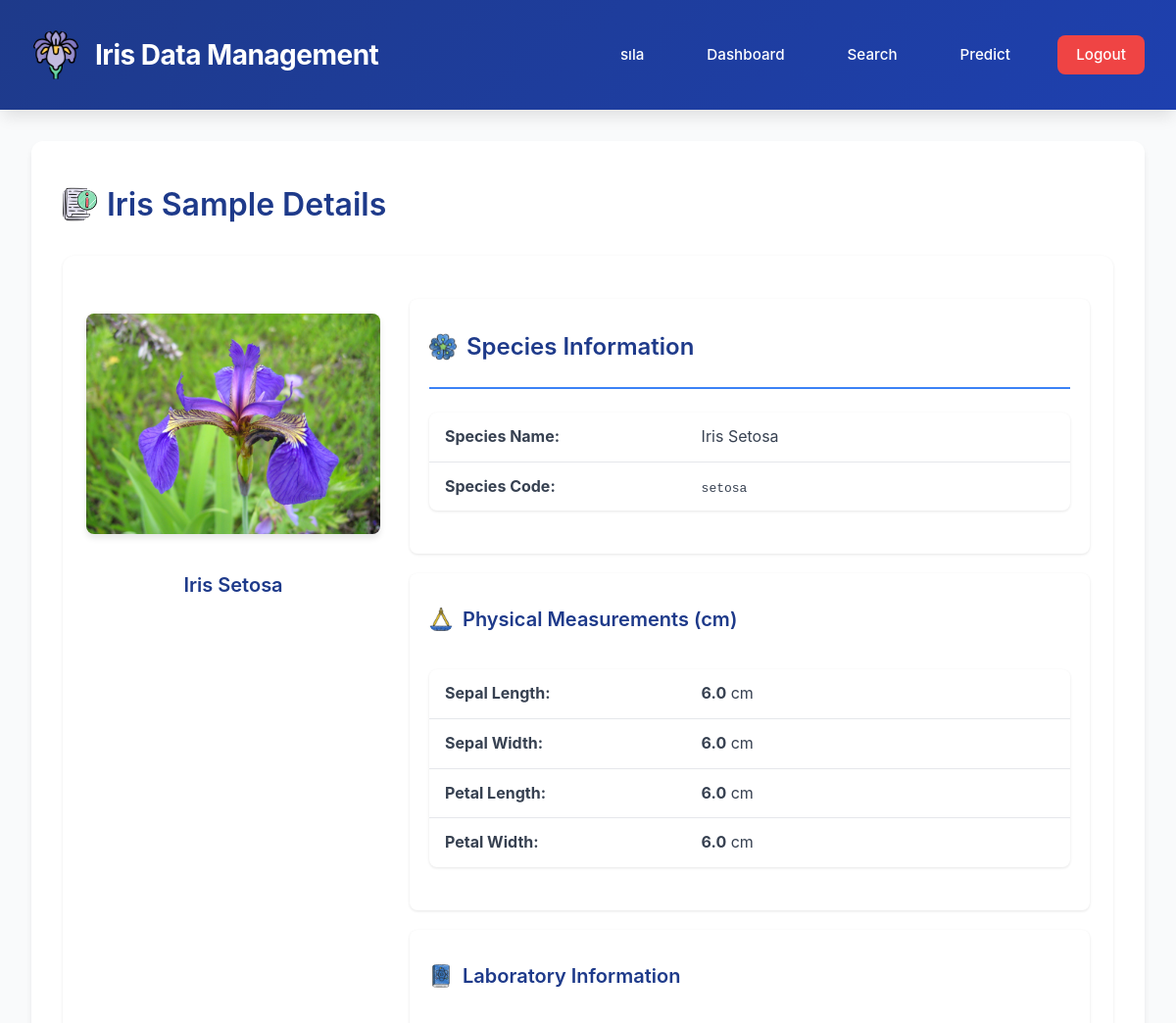
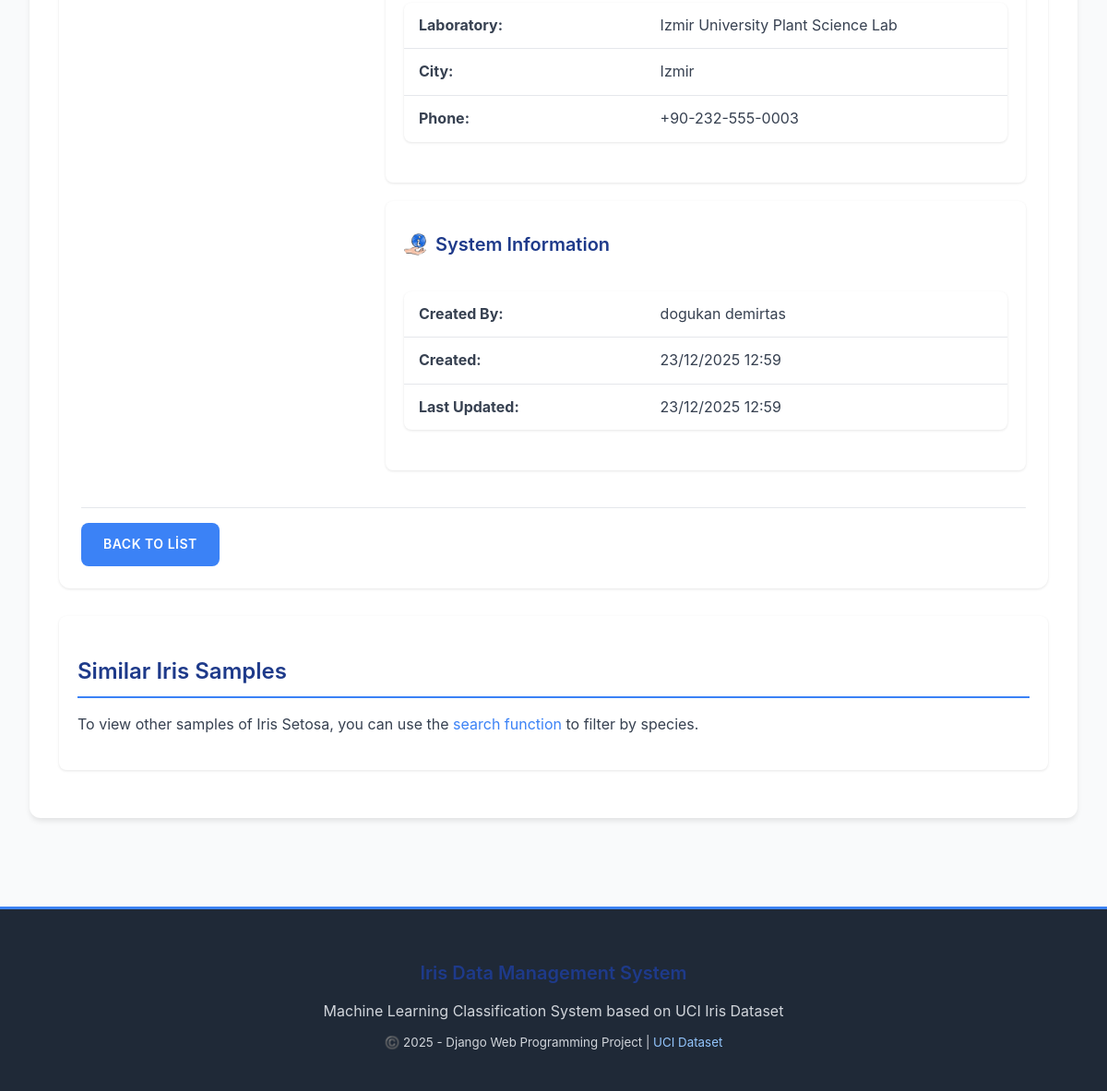
Page /iris/6/ (signed in) on the committed database (2 pictures, top to bottom).
### iris_app/models.py (models this page shows, shortened)
class IrisPlant(models.Model):
    SPECIES_CHOICES = [
        ('setosa', 'Iris Setosa'),
        ('versicolor', 'Iris Versicolor'),
        ('virginica', 'Iris Virginica'),
    ]
    sepal_length = models.FloatField(
        verbose_name="Sepal Length (cm)",
        validators=[MinValueValidator(0.0)],
        help_text="Length of the sepal (in cm)"
    )
    sepal_width = models.FloatField(
        verbose_name="Sepal Width (cm)",
        validators=[MinValueValidator(0.0)],
        help_text="Width of the sepal (in cm)"
    )
    petal_length = models.FloatField(
        verbose_name="Petal Length (cm)",
        validators=[MinValueValidator(0.0)],
        help_text="Length of the petal (in cm)"
    )
    petal_width = models.FloatField(
        verbose_name="Petal Width (cm)",
        validators=[MinValueValidator(0.0)],
        help_text="Width of the petal (in cm)"
    )
    species = models.CharField(
        max_length=50,
        choices=SPECIES_CHOICES,
        verbose_name="Species",
        help_text="Iris plant species (setosa, versicolor or virginica)"
    )
    lab = models.ForeignKey(
        Laboratory,
        on_delete=models.SET_NULL,
        null=True,
        blank=True,
        verbose_name="Laboratory",
        related_name='iris_plants',
        help_text="Source laboratory of this sample"
    )
    created_by = models.ForeignKey(
        User,
        on_delete=models.CASCADE,
        verbose_name="Created By",
        related_name='iris_plants',
        help_text="User who created this record"
    )
    created_at = models.DateTimeField(
        auto_now_add=True,
        verbose_name="Created At"
    )
    updated_at = models.DateTimeField(
        auto_now=True,
        verbose_name="Updated At"
    )
    class Meta:
        ordering = ['-created_at']
        verbose_name = 'Iris Sample'
        verbose_name_plural = 'Iris Samples'
        indexes = [
            models.Index(fields=['species']),
            models.Index(fields=['created_at']),
            models.Index(fields=['created_by']),
        ]

class Laboratory(models.Model):
    name = models.CharField(
        max_length=100,
        verbose_name="Laboratory Name",
        unique=True
    )
    city = models.CharField(
        max_length=50,
        verbose_name="City"
    )
    description = models.TextField(
        blank=True,
        null=True,
        verbose_name="Description"
    )
    phone = models.CharField(
        max_length=20,
        blank=True,
        null=True,
        verbose_name="Phone"
    )
    email = models.EmailField(
        blank=True,
        null=True,
        verbose_name="Email"
    )
    country = models.CharField(
        max_length=50,
        default="Turkey",
        verbose_name="Country"
    )
    established_year = models.IntegerField(
        blank=True,
        null=True,
        verbose_name="Established Year"
    )
    created_at = models.DateTimeField(auto_now_add=True, verbose_name="Created At")
    updated_at = models.DateTimeField(auto_now=True, verbose_name="Updated At")
    class Meta:
        ordering = ['name']
        verbose_name = 'Laboratory'
        verbose_name_plural = 'Laboratories'
        indexes = [
            models.Index(fields=['name']),
            models.Index(fields=['city']),
        ]

### iris_app/views.py (the view)
# urls.py: path('iris/<int:pk>/', views.iris_detail, name='iris_detail'),
@login_required(login_url='login')
def iris_detail(request, pk):
    plant = get_object_or_404(IrisPlant, pk=pk)
    is_editor = is_editor_check(request.user)
    context = {
        'plant': plant,
        'can_edit': is_editor and (plant.created_by == request.user or request.user.is_superuser)
    }
    return render(request, 'iris_app/iris_detail.html', context)

### iris_app/views.py (called while the page is built)
def is_editor_check(user):
    return user.is_superuser or user.groups.filter(name='Editor').exists()

### iris_app/templates/iris_app/iris_detail.html (shortened to what this page needs)
{% extends 'iris_app/base.html' %}
{% load static %}
{% block content %}
<div style="display: flex; justify-content: space-between; align-items: center; margin-bottom: 20px;">
    <h1 style="display: flex; align-items: center; gap: 10px; margin: 0;">
    <img src="{% static 'images/detail.png' %}" alt="Detail Icon" style="width: 35px; height: 35px;" onerror="this.style.display='none'">
    Iris Sample Details
</h1>
</div>
<div class="card">
    <div class="card-body">
        <div style="display: grid; grid-template-columns: 300px 1fr; gap: 30px; margin: 20px 0;">
            <div style="text-align: center;">
                {% if plant.species == 'setosa' %}
                    <img src="{% static 'images/setosa.jpg' %}" alt="Iris Setosa - Small purple flower with short petals" style="width: 100%; border-radius: 8px; box-shadow: 0 4px 6px rgba(0, 0, 0, 0.1);">
                {% elif plant.species == 'versicolor' %}
                    <img src="{% static 'images/versicolor.jpeg' %}" alt="Iris Versicolor - Medium purple flower with medium petals" style="width: 100%; border-radius: 8px; box-shadow: 0 4px 6px rgba(0, 0, 0, 0.1);">
                {% else %}
                    <img src="{% static 'images/virginia.jpeg' %}" alt="Iris Virginica - Large purple flower with long petals" style="width: 100%; border-radius: 8px; box-shadow: 0 4px 6px rgba(0, 0, 0, 0.1);">
                {% endif %}
                <h3 style="margin-top: 1rem;">{{ plant.get_species_display }}</h3>
            </div>
            <div>
                <div class="div-section">
                    <h2 style="display: flex; align-items: center; gap: 10px; margin-top: 0;">
    <img src="{% static 'images/flower.png' %}" alt="Species Icon" style="width: 28px; height: 28px;" onerror="this.style.display='none'">
    Species Information
</h2>
                    <table>
                        <tr>
                            <td style="font-weight: bold; width: 40%;">Species Name:</td>
                            <td>{{ plant.get_species_display }}</td>
                        </tr>
                        <tr>
                            <td style="font-weight: bold;">Species Code:</td>
                            <td><code>{{ plant.species }}</code></td>
                        </tr>
                    </table>
                </div>
                <div class="div-section">
                    <h3 style="display: flex; align-items: center; gap: 10px; margin-top: 0;">
                        <img src="{% static 'images/measuring-device.png' %}" alt="Idea Icon" style="width: 24px; height: 24px;" onerror="this.style.display='none'">
                        Physical Measurements (cm)
                    </h3>
                    <table>
                        <tr>
                            <td style="font-weight: bold; width: 40%;">Sepal Length:</td>
                            <td><strong>{{ plant.sepal_length }}</strong> cm</td>
                        </tr>
                        <tr>
                            <td style="font-weight: bold;">Sepal Width:</td>
                            <td><strong>{{ plant.sepal_width }}</strong> cm</td>
                        </tr>
                        <tr>
                            <td style="font-weight: bold;">Petal Length:</td>
                            <td><strong>{{ plant.petal_length }}</strong> cm</td>
                        </tr>
                        <tr>
                            <td style="font-weight: bold;">Petal Width:</td>
                            <td><strong>{{ plant.petal_width }}</strong> cm</td>
                        </tr>
                    </table>
                </div>
                <div class="div-section">
                    <h3 style="display: flex; align-items: center; gap: 10px; margin-top: 0;">
                    <img src="{% static 'images/science-book.png' %}" alt="Science Icon" style="width: 24px; height: 24px;" onerror="this.style.display='none'">
                    Laboratory Information
                </h3>
                    {% if plant.lab %}
                        <table>
                            <tr>
                                <td style="font-weight: bold; width: 40%;">Laboratory:</td>
                                <td>{{ plant.lab.name }}</td>
                            </tr>
                            <tr>
                                <td style="font-weight: bold;">City:</td>
                                <td>{{ plant.lab.city }}</td>
                            </tr>
                            <tr>
                                <td style="font-weight: bold;">Phone:</td>
                                <td>{{ plant.lab.phone|default:"N/A" }}</td>
                            </tr>
                        </table>
                    {% else %}
                        <p style="color: #999;">Laboratory information not available.</p>
                    {% endif %}
                </div>
                <div class="div-section">
                    <h3 style="display: flex; align-items: center; gap: 10px; margin-top: 0;">
                    <img src="{% static 'images/information.png' %}" alt="Idea Icon" style="width: 24px; height: 24px;" onerror="this.style.display='none'">
                    System Information
                </h3>
                    <table>
                        <tr>
                            <td style="font-weight: bold; width: 40%;">Created By:</td>
                            <td>{{ plant.created_by.get_full_name|default:plant.created_by.username }}</td>
                        </tr>
                        <tr>
                            <td style="font-weight: bold;">Created:</td>
                            <td>{{ plant.created_at|date:"d/m/Y H:i" }}</td>
                        </tr>
                        <tr>
                            <td style="font-weight: bold;">Last Updated:</td>
                            <td>{{ plant.updated_at|date:"d/m/Y H:i" }}</td>
                        </tr>
                    </table>
                </div>
            </div>
        </div>
    </div>
    <div class="card-footer">
        <a href="{% url 'iris_list' %}" class="btn"> Back to List</a>
    </div>
</div>
<div class="div-section" style="margin-top: 30px;">
    <h2>Similar Iris Samples</h2>
    <p>To view other samples of {{ plant.get_species_display }}, you can use the <a href="{% url 'iris_search' %}?species={{ plant.species }}">search function</a> to filter by species.</p>
</div>
{% endblock %}

### iris_app/templates/iris_app/base.html (shortened to what this page needs)
{% load static %}
<!DOCTYPE html>
<html lang="tr">
<head>
    <link rel="stylesheet" href="{% static 'css/style.css' %}">
</head>
<body>
<header>
    <div class="container">
        <div style="display: flex; align-items: center; gap: 15px;">
            <img src="{% static 'images/iris-flower.png' %}"
                 alt="Iris Logo"
                 style="width: 50px; height: 50px; border-radius: 50%;">
            <h1>Iris Data Management</h1>
        </div>
        <nav>
            {% if user.is_authenticated %}
                <span>{{ user.first_name|default:user.username }}</span>
                <a href="{% url 'iris_list' %}">Dashboard</a>
                <a href="{% url 'iris_search' %}">Search</a>
                <a href="{% url 'iris_predict' %}">Predict</a>
                <a href="{% url 'logout' %}" class="logout-btn">Logout</a>
            {% else %}
                <a href="{% url 'login' %}">Sign In</a>
                <a href="{% url 'register' %}">Sign Up</a>
            {% endif %}
        </nav>
    </div>
</header>
<div class="main-content">
    <div class="container">
        <div class="main-container">
            {% block content %}{% endblock %}
        </div>
    </div>
</div>
<footer>
    <h3>Iris Data Management System</h3>
    <p>Machine Learning Classification System based on UCI Iris Dataset</p>
    <p><small>©️ 2025 - Django Web Programming Project | <a href="https://archive.ics.uci.edu/ml/datasets/iris" target="_blank">UCI Dataset</a></small></p>
</footer>
</body>
</html>

### iris_app/static/css/style.css (style rules this page uses)
* { margin: 0; padding: 0; box-sizing: border-box; }
:root { --primary-color: #2c3e50; --secondary-color: #3498db; --success-color: #27ae60; --danger-color: #e74c3c; --warning-color: #f39c12; --info-color: #16a085; --light-bg: #ecf0f1; --dark-text: #2c3e50; --border-color: #bdc3c7; --shadow: 0 2px 8px rgba(0, 0, 0, 0.1); --shadow-lg: 0 4px 16px rgba(0, 0, 0, 0.15); }
html { scroll-behavior: smooth; }
body { font-family: 'Segoe UI', Tahoma, Geneva, Verdana, sans-serif; background-color: #f8f9fa; color: var(--dark-text); line-height: 1.6; margin: 0; padding: 0; }
header { background: linear-gradient(135deg, var(--primary-color) 0%, var(--secondary-color) 100%); color: white; padding: 20px 0; box-shadow: var(--shadow-lg); position: sticky; top: 0; z-index: 100; }
header h1 { font-size: 28px; font-weight: 600; margin: 0; letter-spacing: 1px; color: white; }
header nav { display: flex; gap: 25px; align-items: center; }
header nav a, header nav span { color: white; text-decoration: none; font-weight: 500; transition: all 0.3s ease; padding: 8px 12px; border-radius: 4px; }
header nav a.logout-btn { background-color: var(--danger-color); padding: 8px 16px; }
.container { max-width: 1200px; margin: 30px auto; padding: 0 20px; }
.main-container { background: white; border-radius: 8px; padding: 30px; box-shadow: var(--shadow); min-height: 60vh; }
h1, h2, h3, h4, h5, h6 { color: var(--primary-color); margin-top: 20px; margin-bottom: 15px; font-weight: 600; line-height: 1.4; }
h1 { font-size: 32px; }
h2 { font-size: 24px; border-bottom: 3px solid var(--secondary-color); padding-bottom: 10px; }
h3 { font-size: 20px; }
p { margin-bottom: 15px; color: #555; }
button, .btn, input[type="submit"], input[type="reset"] { padding: 12px 24px; background-color: var(--secondary-color); color: white; border: none; border-radius: 6px; font-size: 14px; font-weight: 600; cursor: pointer; transition: all 0.3s ease; display: inline-block; text-decoration: none; }
table { width: 100%; border-collapse: collapse; margin: 20px 0; background-color: white; border-radius: 8px; overflow: hidden; box-shadow: var(--shadow); }
td { padding: 12px 15px; border-bottom: 1px solid var(--light-bg); }
tbody tr:last-child td { border-bottom: none; }
.card { background: white; border-radius: 8px; padding: 20px; margin-bottom: 20px; box-shadow: var(--shadow); transition: all 0.3s ease; }
.card-body { padding: 0; }
.card-footer { border-top: 1px solid var(--light-bg); padding-top: 15px; margin-top: 15px; display: flex; justify-content: space-between; align-items: center; }
.div-section { padding: 20px; background: white; border-radius: 8px; margin-bottom: 20px; box-shadow: var(--shadow); }
a { color: var(--secondary-color); text-decoration: none; transition: all 0.3s ease; }
img { max-width: 100%; height: auto; border-radius: 8px; margin: 15px 0; }
footer { background-color: var(--primary-color); color: white; text-align: center; padding: 20px; margin-top: 50px; border-top: 3px solid var(--secondary-color); }
footer p { margin: 10px 0; color: white; }

### rows in the picture
IrisPlant: species "Iris Setosa", species "setosa", sepal_length "6.0", sepal_width "6.0", petal_length "6.0", petal_width "6.0", lab.name "Izmir University Plant Science Lab", lab.city "Izmir", lab.phone "+90-232-555-0003", created_by.get_full_name "dogukan demirtas", created_at "23/12/2025 12:59", updated_at "23/12/2025 12:59"

### other values in the picture
{{ user.first_name|default:user.username }} "sıla"
